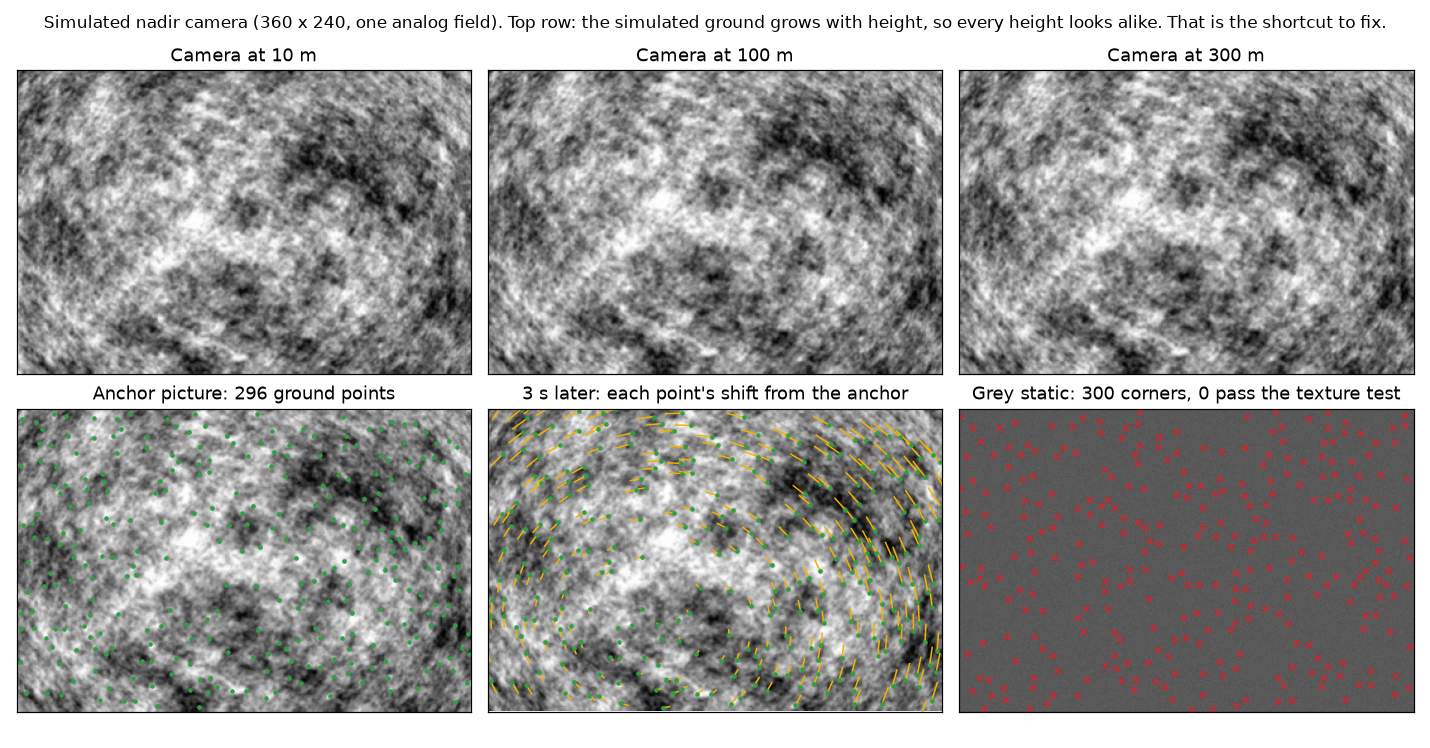

Recreate this plot in Python.
#!/usr/bin/env python3
"""Pictures of what the simulated camera sees, for people (and the talk).

Run:  python sim_view.py      -> sim_view.png
"""
import os

import cv2
import matplotlib
import numpy as np

matplotlib.use("Agg")
import matplotlib.pyplot as plt

import sim_test as S
from hold import LK

fig, ax = plt.subplots(2, 3, figsize=(13, 6.8))

# Row 1: the camera at three heights.
for a, h0 in zip(ax[0], (10, 100, 300)):
    pos, att_fn, h_fn = S.hover(h0)
    a.imshow(S.render(5.0, pos, att_fn, h_fn, 8 * h0), cmap="gray", vmin=0, vmax=255)
    a.set_title(f"Camera at {h0} m")

# Row 2: the anchor at 100 m, the same points 3 s later, and grey static.
pos, att_fn, h_fn = S.hover(100)
anchor = S.render(5.0, pos, att_fn, h_fn, 800)
later = S.render(8.0, pos, att_fn, h_fn, 800)
px = cv2.goodFeaturesToTrack(anchor, 300, 0.01, 7)
p2, s, _ = cv2.calcOpticalFlowPyrLK(anchor, later, px, None, **LK)
ok = s.ravel() == 1
a0, a1 = px.reshape(-1, 2)[ok], p2.reshape(-1, 2)[ok]

ax[1, 0].imshow(anchor, cmap="gray", vmin=0, vmax=255)
ax[1, 0].plot(a0[:, 0], a0[:, 1], ".", color="#2ea043", ms=4)
ax[1, 0].set_title(f"Anchor picture: {len(a0)} ground points")

ax[1, 1].imshow(later, cmap="gray", vmin=0, vmax=255)
for (x0, y0), (x1, y1) in zip(a0, a1):
    ax[1, 1].plot([x0, x1], [y0, y1], "-", color="#f0b400", lw=1)
ax[1, 1].plot(a1[:, 0], a1[:, 1], ".", color="#2ea043", ms=4)
ax[1, 1].set(xlim=(0, S.W), ylim=(S.H, 0), title="3 s later: each point's shift from the anchor")

static = np.clip(np.full((S.H, S.W), 90.) + S.rng.normal(0, 3, (S.H, S.W)), 0, 255).astype(np.uint8)
c = cv2.goodFeaturesToTrack(static, 300, 0.01, 7)
_, cs, _ = cv2.calcOpticalFlowPyrLK(static, static, c, None, **LK)
ax[1, 2].imshow(static, cmap="gray", vmin=0, vmax=255)
ax[1, 2].plot(c[:, 0, 0], c[:, 0, 1], "x", color="#d1242f", ms=4)
ax[1, 2].set_title(f"Grey static: {len(c)} corners, {int(cs.sum())} pass the texture test")

for a in ax.ravel():
    a.set_xticks([])
    a.set_yticks([])
fig.suptitle("Simulated nadir camera (360 x 240, one analog field). Top row: the simulated ground "
             "grows with height, so every height looks alike. That is the shortcut to fix.", fontsize=11)
fig.tight_layout()
fig.savefig(os.path.join(S.HERE, "sim_view.png"), dpi=110)
print("wrote sim_view.png")
